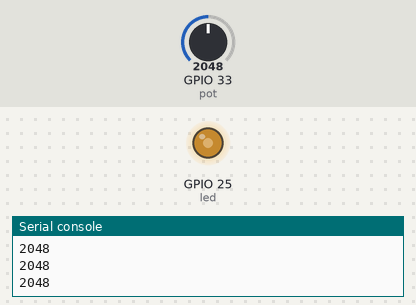
Recording of a program running on a simulated ESP32 board running MicroPython. Shown: output pins drawn as LEDs (lit = HIGH), the last lines printed to the serial console. The inputs (shaded band) are chosen by the test bench; at power-on: GPIO 33 (pot) = 2048 (analog values on the 0–4095 scale).

Above: at 1.2 s.
1.3 s: GPIO 33 (pot) set to 2866
At 2.3 s:
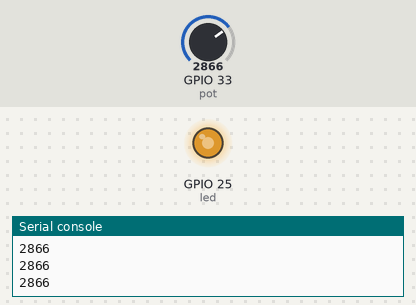
2.8 s: GPIO 33 (pot) set to 3603
At 3.3 s:
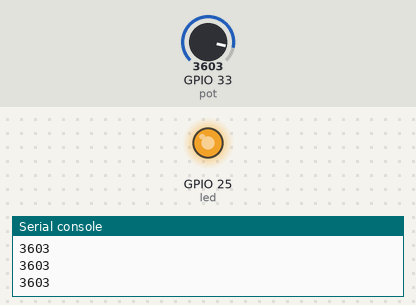
4.3 s: GPIO 33 (pot) set to 491
At 4.6 s:
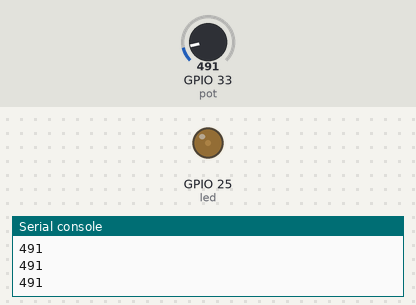
5.8 s: GPIO 33 (pot) set to 0
At 6.8 s:
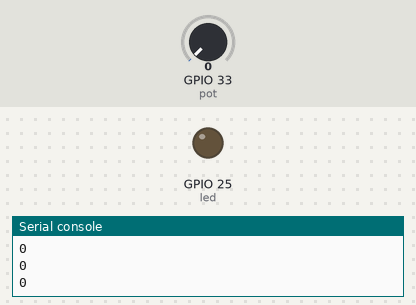
7.3 s: GPIO 33 (pot) set to 2047
At 8.0 s:
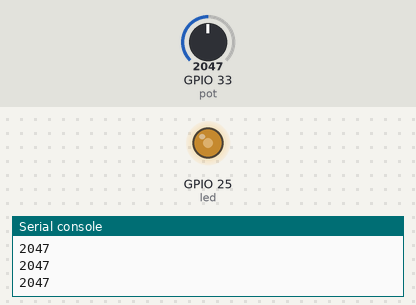
Timing chart, 0 to 9.8 s (numbered marks = the images above; inputs shaded):
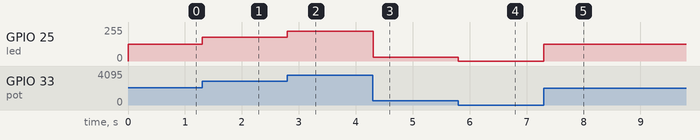

Measured:
- after the input at 1.3 s, GPIO 25 (led): 127/255 → 178/255 at once
- after the input at 2.8 s, GPIO 25 (led): 178/255 → 224/255 at once
- after the input at 4.3 s, GPIO 25 (led): 224/255 → 30/255 at once
- after the input at 5.8 s, GPIO 25 (led): 30/255 → 0/255 at once
- after the input at 7.3 s, GPIO 25 (led): 0/255 → 127/255 at once

The program:

led_brightness.py
```python
from machine import Pin, PWM, ADC
import time

frequency = 12000
led = PWM(Pin(25),frequency)
pot = ADC(Pin(33))
pot.width(ADC.WIDTH_12BIT)
pot.atten(ADC.ATTN_11DB)


while True:
    pot_value = pot.read()
    print(pot_value)

    if pot_value < 15:
        led.duty(0)
    else:
        led.duty(int(pot_value * 1023 / 4095))

    time.sleep_ms(5)
```
